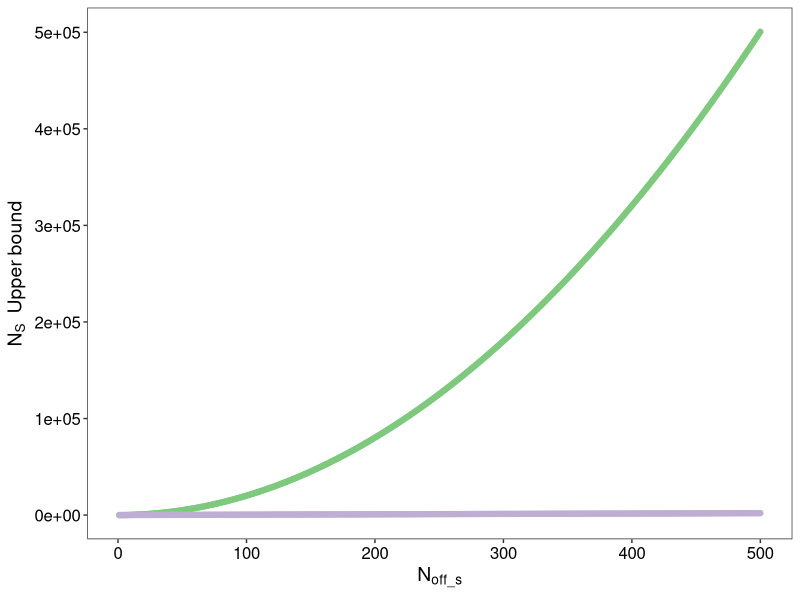

Source code (R):
#originally created on: August 13 2020, 2020
#by: Nick Sard

#ABOUT: This script was written to plot the upper bound of Chao and Jackknife estimators when 
#applied to a reconstructed pedigree

#loading in libraries
library(tidyverse)

#setting working directory and reading in data
setwd("C:/Users/sard/Google Drive/R/Data analysis/2020/Nspawners rarefaction project/Simulations/")

#load source scripts
# - none -

#making some simulated data
ntot <- 500
df <- data.frame(off = 1:ntot,
                 singletons = 2*(1:ntot))
df$doubletons <- 0
df$parents <- 2* df$off

#using singletons and doubletons to estimate Ns
df$chao <- df$parents + ((df$singletons*(df$singletons-1))/(2*(df$doubletons+1)))
df$jack <- round(df$parents + df$singletons + ((df$off-1)/df$off))
head(df, n =10)
tail(df)

df[df$off %in% c(10,25,30,40,50,65,70,71,72,75,100,250),]
tiff(filename = "Output/Ns_upper_bound.tiff",width = 11,height = 8,units = "in",res = 125)
df %>%
  select(off,chao,jack) %>%
  gather(key="stat",value="val",-off) %>%
  mutate(stat = ifelse(stat == "chao","Chao","Jackknife"))%>%
  ggplot(aes(x=off,y=val,color=stat))+
  geom_point()+
  theme_bw()+
  scale_color_brewer(type = "qual",palette = "Accent")+
  labs(y=expression(N[S]~" Upper bound"),x=expression(N[off_s]),color="")+
  theme(axis.title = element_text(size=14),
        axis.text = element_text(size=12,color = "black"),
        strip.text = element_text(size=11),
        legend.text = element_text(size=14),
        panel.grid.major = element_blank(), 
        panel.grid.minor = element_blank(),
        legend.position = "none")
dev.off()

#fin!
